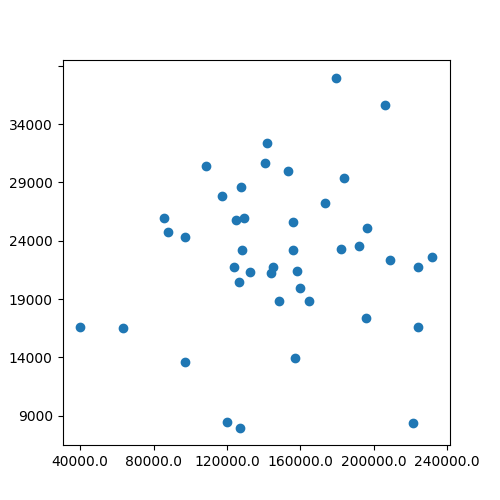
#> input picture 7_generate_chart/gen0000/test.png, 500 x 500 px
$ python -i multi_stage_blur.py   (imports and definitions only)
#> lines starting #> are read from the running program, lines starting #| are printed output that depends on the picture
#> further down, picture is the input picture: shape (500, 500, 3); mean B, G, R 250.2, 249.5, 248.4
import cv2
from scipy import special
import random
import math
import numpy as np
# [1 line not run here, left out]
"""
Real-ESRGANから引用したランダムblur画像
"""

# general param
# kernel size ranges from 7 to 21
kernel_range = [2 * v + 1 for v in range(3, 10)]
# max_kernel
max_square_kernel = 5
# 1st stage params
blur_kernel_size = 21
kernel_list = ['iso', 'aniso', 'generalized_iso',
               'generalized_aniso', 'plateau_iso', 'plateau_aniso']
kernel_prob = [0.45, 0.25, 0.12, 0.03, 0.12, 0.03]
sinc_prob = 0.1
blur_sigma = [0.2, 3]
betag_range = [0.5, 4]
betap_range = [1, 2]
# 2nd stage params
blur_kernel_size2 = 21
kernel_list2 = ['iso', 'aniso', 'generalized_iso',
                'generalized_aniso', 'plateau_iso', 'plateau_aniso']
kernel_prob2 = [0.45, 0.25, 0.12, 0.03, 0.12, 0.03]
sinc_prob2 = 0.1
blur_sigma2 = [0.2, 1.5]
betag_range2 = [0.5, 4]
betap_range2 = [1, 2]
# Final sinc
final_sinc_prob = 0.8


def get_random_kernels(kernel_list,
                       kernel_prob,
                       kernel_size=21,
                       sigma_x_range=(0.6, 5),
                       sigma_y_range=(0.6, 5),
                       rotation_range=(-math.pi, math.pi),
                       betag_range=(0.5, 8),
                       betap_range=(0.5, 8),
                       noise_range=None):
    """Randomly generate mixed kernels.
    Args:
        kernel_list (tuple): a list name of kernel types,
            support ['iso', 'aniso', 'skew', 'generalized', 'plateau_iso',
            'plateau_aniso']
        kernel_prob (tuple): corresponding kernel probability for each
            kernel type
        kernel_size (int):
        sigma_x_range (tuple): [0.6, 5]
        sigma_y_range (tuple): [0.6, 5]
        rotation range (tuple): [-math.pi, math.pi]
        beta_range (tuple): [0.5, 8]
        noise_range(tuple, optional): multiplicative kernel noise,
            [0.75, 1.25]. Default: None
    Returns:
        kernel (ndarray)
    """
    kernel_type = random.choices(kernel_list, kernel_prob)[0]
    if kernel_type == 'iso':
        if kernel_size > max_square_kernel:
            kernel_size = random.choice([3, max_square_kernel])
        kernel = random_bivariate_Gaussian(
            kernel_size, sigma_x_range, sigma_y_range, rotation_range, noise_range=noise_range, isotropic=True)
    elif kernel_type == 'aniso':
        kernel = random_bivariate_Gaussian(
            kernel_size, sigma_x_range, sigma_y_range, rotation_range, noise_range=noise_range, isotropic=False)
    elif kernel_type == 'generalized_iso':
        if kernel_size > max_square_kernel:
            kernel_size = random.choice([3, max_square_kernel])
        kernel = random_bivariate_generalized_Gaussian(
            kernel_size,
            sigma_x_range,
            sigma_y_range,
            rotation_range,
            betag_range,
            noise_range=noise_range,
            isotropic=True)
    elif kernel_type == 'generalized_aniso':
        kernel = random_bivariate_generalized_Gaussian(
            kernel_size,
            sigma_x_range,
            sigma_y_range,
            rotation_range,
            betag_range,
            noise_range=noise_range,
            isotropic=False)
    elif kernel_type == 'plateau_iso':
        if kernel_size > max_square_kernel:
            kernel_size = random.choice([3, max_square_kernel])
        kernel = random_bivariate_plateau(
            kernel_size, sigma_x_range, sigma_y_range, rotation_range, betap_range, noise_range=None, isotropic=True)
    elif kernel_type == 'plateau_aniso':
        kernel = random_bivariate_plateau(
            kernel_size, sigma_x_range, sigma_y_range, rotation_range, betap_range, noise_range=None, isotropic=False)
    return kernel


# [30 lines left out: function bivariate_generalized_Gaussian, not called in this run]


def random_bivariate_Gaussian(kernel_size,
                              sigma_x_range,
                              sigma_y_range,
                              rotation_range,
                              noise_range=None,
                              isotropic=True):
    """Randomly generate bivariate isotropic or anisotropic Gaussian kernels.
    In the isotropic mode, only `sigma_x_range` is used. `sigma_y_range` and `rotation_range` is ignored.
    Args:
        kernel_size (int):
        sigma_x_range (tuple): [0.6, 5]
        sigma_y_range (tuple): [0.6, 5]
        rotation range (tuple): [-math.pi, math.pi]
        noise_range(tuple, optional): multiplicative kernel noise,
            [0.75, 1.25]. Default: None
    Returns:
        kernel (ndarray):
    """
    assert kernel_size % 2 == 1, 'Kernel size must be an odd number.'
    assert sigma_x_range[0] < sigma_x_range[1], 'Wrong sigma_x_range.'
    sigma_x = np.random.uniform(sigma_x_range[0], sigma_x_range[1])
    if isotropic is False:
        assert sigma_y_range[0] < sigma_y_range[1], 'Wrong sigma_y_range.'
        assert rotation_range[0] < rotation_range[1], 'Wrong rotation_range.'
        sigma_y = np.random.uniform(sigma_y_range[0], sigma_y_range[1])
        rotation = np.random.uniform(rotation_range[0], rotation_range[1])
    else:
        sigma_y = sigma_x
        rotation = 0

    kernel = bivariate_Gaussian(
        kernel_size, sigma_x, sigma_y, rotation, isotropic=isotropic)

    # add multiplicative noise
    if noise_range is not None:
        assert noise_range[0] < noise_range[1], 'Wrong noise range.'
        noise = np.random.uniform(
            noise_range[0], noise_range[1], size=kernel.shape)
        kernel = kernel * noise
    kernel = kernel / np.sum(kernel)
    return kernel


# [99 lines left out: functions random_bivariate_generalized_Gaussian, random_bivariate_plateau, not called in this run]


def bivariate_Gaussian(kernel_size, sig_x, sig_y, theta, grid=None, isotropic=True):
    """Generate a bivariate isotropic or anisotropic Gaussian kernel.
    In the isotropic mode, only `sig_x` is used. `sig_y` and `theta` is ignored.
    Args:
        kernel_size (int):
        sig_x (float):
        sig_y (float):
        theta (float): Radian measurement.
        grid (ndarray, optional): generated by :func:`mesh_grid`,
            with the shape (K, K, 2), K is the kernel size. Default: None
        isotropic (bool):
    Returns:
        kernel (ndarray): normalized kernel.
    """
    if grid is None:
        grid, _, _ = mesh_grid(kernel_size)
    if isotropic:
        sigma_matrix = np.array([[sig_x**2, 0], [0, sig_x**2]])
    else:
        sigma_matrix = sigma_matrix2(sig_x, sig_y, theta)
    kernel = pdf2(sigma_matrix, grid)
    kernel = kernel / np.sum(kernel)
    return kernel


# [44 lines left out: functions bivariate_plateau, sigma_matrix2, not called in this run]


def pdf2(sigma_matrix, grid):
    """Calculate PDF of the bivariate Gaussian distribution.
    Args:
        sigma_matrix (ndarray): with the shape (2, 2)
        grid (ndarray): generated by :func:`mesh_grid`,
            with the shape (K, K, 2), K is the kernel size.
    Returns:
        kernel (ndarrray): un-normalized kernel.
    """
    inverse_sigma = np.linalg.inv(sigma_matrix)
    kernel = np.exp(-0.5 * np.sum(np.dot(grid, inverse_sigma) * grid, 2))
    return kernel


def mesh_grid(kernel_size):
    """Generate the mesh grid, centering at zero.
    Args:
        kernel_size (int):
    Returns:
        xy (ndarray): with the shape (kernel_size, kernel_size, 2)
        xx (ndarray): with the shape (kernel_size, kernel_size)
        yy (ndarray): with the shape (kernel_size, kernel_size)
    """
    ax = np.arange(-kernel_size // 2 + 1., kernel_size // 2 + 1.)
    xx, yy = np.meshgrid(ax, ax)
    xy = np.hstack((xx.reshape((kernel_size * kernel_size, 1)), yy.reshape(kernel_size * kernel_size,
                                                                           1))).reshape(kernel_size, kernel_size, 2)
    return xy, xx, yy

# Sinc filter


def circular_lowpass_kernel(cutoff, kernel_size, pad_to=0):
    """2D sinc filter, ref: https://dsp.stackexchange.com/questions/58301/2-d-circularly-symmetric-low-pass-filter
    Args:
        cutoff (float): cutoff frequency in radians (pi is max)
        kernel_size (int): horizontal and vertical size, must be odd.
        pad_to (int): pad kernel size to desired size, must be odd or zero.
    """
    assert kernel_size % 2 == 1, 'Kernel size must be an odd number.'
    kernel = np.fromfunction(
        lambda x, y: cutoff * special.j1(cutoff * np.sqrt(
            (x - (kernel_size - 1) / 2)**2 + (y - (kernel_size - 1) / 2)**2)) / (2 * np.pi * np.sqrt(
                (x - (kernel_size - 1) / 2)**2 + (y - (kernel_size - 1) / 2)**2)), [kernel_size, kernel_size])
    kernel[(kernel_size - 1) // 2, (kernel_size - 1) //
           2] = cutoff**2 / (4 * np.pi)
    kernel = kernel / np.sum(kernel)
    if pad_to > kernel_size:
        pad_size = (pad_to - kernel_size) // 2
        kernel = np.pad(kernel, ((pad_size, pad_size), (pad_size, pad_size)))
    return kernel


def multi_stage_blur(image: np.ndarray) -> np.ndarray:
    # ******1st stage*******
    kernel_size = random.choice(kernel_range)
    if np.random.uniform() < sinc_prob:
        # Sinc Filter
        if kernel_size < 13:
            omega_c = np.random.uniform(np.pi / 3, np.pi)
        else:
            omega_c = np.random.uniform(np.pi / 5, np.pi)
        kernel1 = circular_lowpass_kernel(omega_c, kernel_size, pad_to=False)
    else:
        # Other Blur
        kernel1 = get_random_kernels(kernel_list, kernel_prob, kernel_size, blur_sigma,
                                     blur_sigma, [-math.pi, math.pi], betag_range, betap_range, noise_range=None)
    # pad kernel
    pad_size = (21 - kernel_size) // 2
    kernel1 = np.pad(kernel1, ((pad_size, pad_size), (pad_size, pad_size)))

    # ******2nd stage*****
    kernel_size = random.choice(kernel_range)
    if np.random.uniform() < sinc_prob2:
        if kernel_size < 13:
            omega_c = np.random.uniform(np.pi / 3, np.pi)
        else:
            omega_c = np.random.uniform(np.pi / 5, np.pi)
        kernel2 = circular_lowpass_kernel(omega_c, kernel_size, pad_to=False)
    else:
        kernel2 = get_random_kernels(kernel_list2, kernel_prob2, kernel_size, blur_sigma2,
                                     blur_sigma2, [-math.pi, math.pi], betag_range2, betap_range2, noise_range=None)
    # pad kernel
    pad_size = (21 - kernel_size) // 2
    kernel2 = np.pad(kernel2, ((pad_size, pad_size), (pad_size, pad_size)))
    # ******final sinc****
    if np.random.uniform() < final_sinc_prob:
        kernel_size = random.choice(kernel_range)
        omega_c = np.random.uniform(np.pi / 3, np.pi)
        sinc_kernel = circular_lowpass_kernel(omega_c, kernel_size, pad_to=21)
    else:
        sinc_kernel = None
    # 実行
    first_stage_image = cv2.filter2D(image, -1, kernel1)
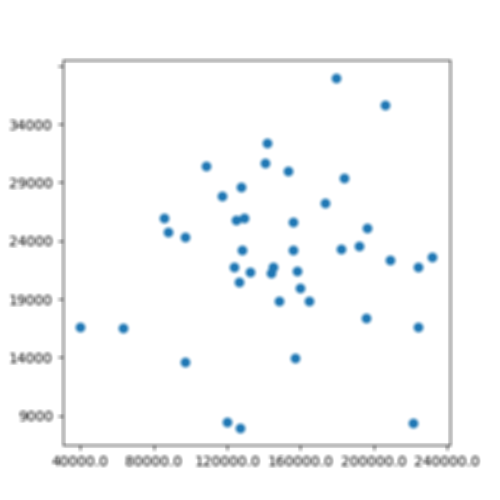
#> first_stage_image: shape (500, 500, 3); mean B, G, R 250.2, 249.5, 248.4
    second_stage_image = cv2.filter2D(first_stage_image, -1, kernel2)
    final_sinc_image = cv2.filter2D(
        second_stage_image, -1, sinc_kernel) if sinc_kernel is not None else second_stage_image
    return final_sinc_image

>>> import cv2
>>> picture = cv2.imread('../../../7_generate_chart/gen0000/test.png')
>>> result = multi_stage_blur(picture)
